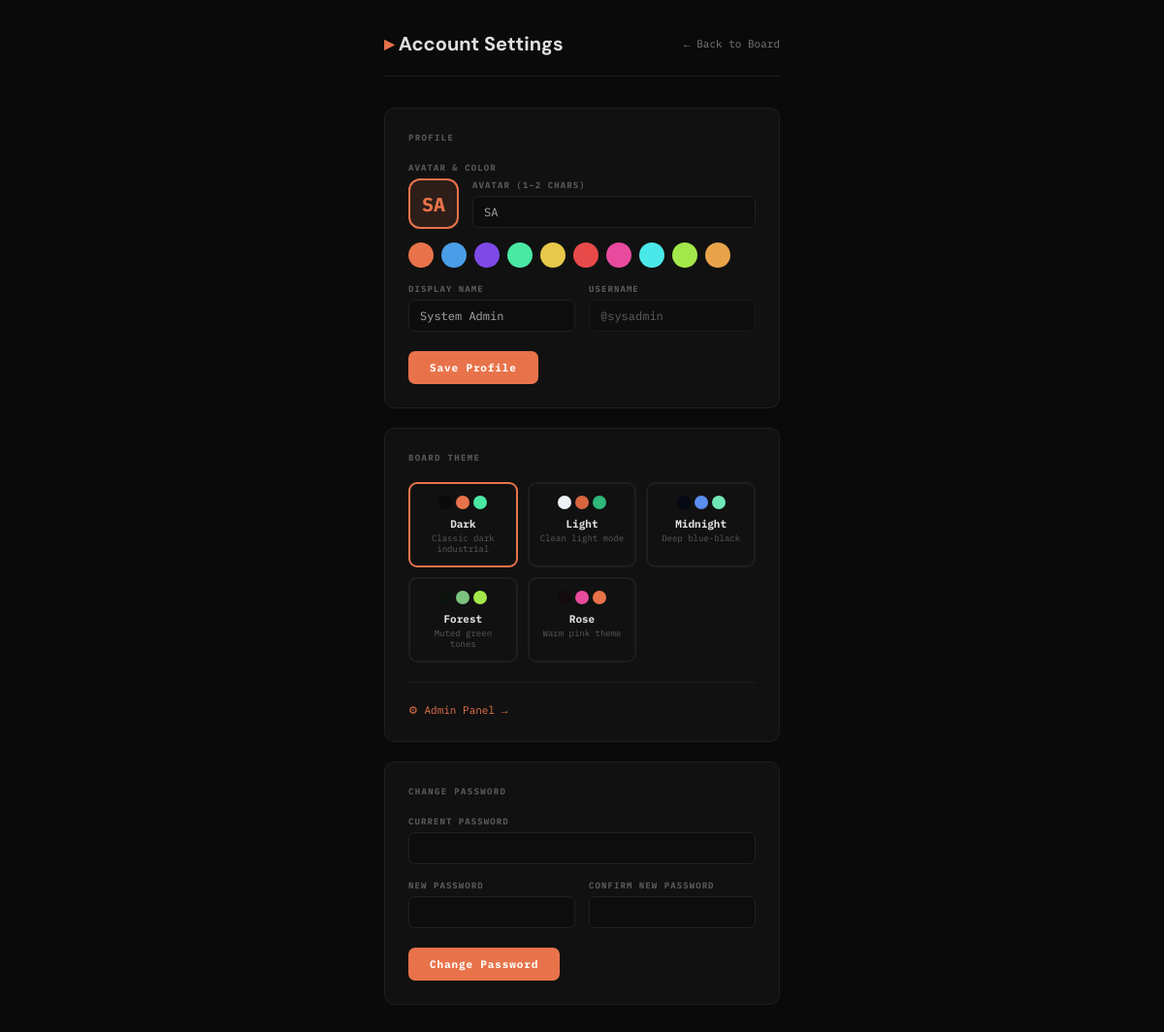
The page /settings.php (signed in) on the database its author committed.
### tables this page shows
CREATE TABLE users (
    id           INTEGER PRIMARY KEY AUTOINCREMENT,
    username     TEXT UNIQUE NOT NULL,
    password     TEXT NOT NULL,
    display_name TEXT NOT NULL,
    avatar       TEXT NOT NULL,
    color        TEXT NOT NULL,
    role         TEXT NOT NULL DEFAULT 'member',
    created_at   DATETIME DEFAULT CURRENT_TIMESTAMP
);

### src/auth.php (called while the page is built, shortened)
<?php
function appBasePath(): string {
    $scriptName = $_SERVER['SCRIPT_NAME'] ?? '';
    $dir = str_replace('\\', '/', dirname($scriptName));
    if ($dir === '/' || $dir === '.') {
        return '';
    }
    return rtrim($dir, '/');
}
function appPath(string $path = ''): string {
    $base = appBasePath();
    $normalized = ltrim($path, '/');
    return ($base !== '' ? $base : '') . '/' . $normalized;
}

### public/settings.php (the view, shortened to what this page needs)
<?php
require_once '../src/auth.php';
$db   = getDB();
$ACCENT_COLORS = [
    '#e8734a', '#4a9ee8', '#7e4ae8', '#4ae8a3',
    '#e8c84a', '#e84a4a', '#e84a9e', '#4ae8e8',
    '#a3e84a', '#e8a34a',
];
$THEMES = [
    ['id' => 'dark',   'label' => 'Dark',   'desc' => 'Classic dark industrial'],
    ['id' => 'light',  'label' => 'Light',  'desc' => 'Clean light mode'],
    ['id' => 'midnight','label' => 'Midnight','desc' => 'Deep blue-black'],
    ['id' => 'forest', 'label' => 'Forest', 'desc' => 'Muted green tones'],
    ['id' => 'rose',   'label' => 'Rose',   'desc' => 'Warm pink theme'],
];
$stmt = $db->prepare("SELECT id, username, display_name, avatar, color, role FROM users WHERE id = ?");
$stmt->execute([$_SESSION['user_id']]);
$user = $stmt->fetch(PDO::FETCH_ASSOC);
?>
<!DOCTYPE html>
<html lang="en">
<head>
<link rel="stylesheet" href="<?= htmlspecialchars(appPath('assets/css/style.css')) ?>">
</head>
<body>
<div class="settings-wrap">
    <div class="settings-header">
        <div class="settings-title"><span>▸</span> Account Settings</div>
        <a href="<?= htmlspecialchars(appPath('index.php')) ?>" class="back-link">← Back to Board</a>
    </div>
    <div class="section-card">
        <div class="section-card-title">Profile</div>
        <form method="POST">
            <div class="form-group">
                <div class="field-label-sm">Avatar &amp; Color</div>
                <div class="avatar-row">
                    <div class="avatar-preview" id="avatar-preview"
                         style="color:<?= htmlspecialchars($user['color']) ?>;background:<?= htmlspecialchars($user['color']) ?>22;border-color:<?= htmlspecialchars($user['color']) ?>">
                        <span id="avatar-preview-text"><?= htmlspecialchars($user['avatar']) ?></span>
                    </div>
                    <div class="form-group" style="margin-bottom:0;flex:1">
                        <label class="field-label-sm" for="avatar-inp">Avatar (1–2 chars)</label>
                        <input type="text" id="avatar-inp" name="avatar"
                               maxlength="2" style="text-transform:uppercase"
                               value="<?= htmlspecialchars($user['avatar']) ?>">
                    </div>
                </div>
                <div class="color-row" id="color-row">
                    <?php foreach ($ACCENT_COLORS as $c): ?>
                    <label class="swatch-wrap" title="<?= htmlspecialchars($c) ?>">
                        <span class="dot" style="background:<?= htmlspecialchars($c) ?>"></span>
                    </label>
                    <?php endforeach; ?>
                </div>
            </div>
            <div class="form-row">
                <div class="form-group">
                    <label class="field-label-sm" for="display-name">Display Name</label>
                    <input type="text" id="display-name" name="display_name" maxlength="64"
                           value="<?= htmlspecialchars($user['display_name']) ?>">
                </div>
                <div class="form-group">
                    <label class="field-label-sm">Username</label>
                    <input type="text" value="@<?= htmlspecialchars($user['username']) ?>" disabled style="opacity:.5;cursor:not-allowed">
                </div>
            </div>
            <button type="submit" class="btn-save">Save Profile</button>
        </form>
    </div>
    <div class="section-card">
        <div class="section-card-title">Board Theme</div>
        <div class="theme-grid" id="theme-grid">
            <?php foreach ($THEMES as $th): ?>
            <label class="theme-card" id="theme-card-<?= $th['id'] ?>">
                <div class="theme-swatch-row" id="swatches-<?= $th['id'] ?>">
                </div>
                <div class="theme-card-name"><?= $th['label'] ?></div>
                <div class="theme-card-desc"><?= $th['desc'] ?></div>
            </label>
            <?php endforeach; ?>
        </div>
        <?php if (in_array($user['role'], ['admin', 'sysadmin'], true)): ?>
        <div style="margin-top:20px;padding-top:16px;border-top:1px solid var(--border)">
            <a href="<?= htmlspecialchars(appPath('admin.php')) ?>" style="font-size:11px;color:var(--accent);text-decoration:none">
                ⚙ Admin Panel →
            </a>
        </div>
        <?php endif; ?>
    </div>
    <div class="section-card">
        <div class="section-card-title">Change Password</div>
        <form method="POST">
            <div class="form-group">
                <label class="field-label-sm" for="current-pw">Current Password</label>
                <input type="password" id="current-pw" name="current_password" autocomplete="current-password">
            </div>
            <div class="form-row">
                <div class="form-group">
                    <label class="field-label-sm" for="new-pw">New Password</label>
                    <input type="password" id="new-pw" name="new_password" autocomplete="new-password" minlength="8">
                </div>
                <div class="form-group">
                    <label class="field-label-sm" for="confirm-pw">Confirm New Password</label>
                    <input type="password" id="confirm-pw" name="confirm_password" autocomplete="new-password">
                </div>
            </div>
            <button type="submit" class="btn-save">Change Password</button>
        </form>
    </div>
</div>
</body>
</html>

### public/assets/css/style.css (style rules this page uses)
*, *::before, *::after { box-sizing: border-box; margin: 0; padding: 0; }
:root { --bg: #0a0a0a; --bg-2: #0d0d0d; --bg-3: #111; --bg-4: #161616; --bg-5: #1a1a1a; --border: #1e1e1e; --border-2: #222; --border-3: #2a2a2a; --text: #e0e0e0; --text-2: #aaa; --text-3: #7a7a7a; --text-4: #5a5a5a; --text-5: #4a4a4a; --accent: #e8734a; --green: #4ae8a3; --yellow: #e8c84a; --blue: #4a9ee8; --red: #e84a4a; --font-mono: 'IBM Plex Mono', 'Courier New', monospace; --font-sans: 'DM Sans', system-ui, sans-serif; --radius: 7px; --radius-lg: 10px; }
html { scroll-behavior: smooth; }
body { background: var(--bg); color: var(--text); font-family: var(--font-mono); min-height: 100vh; display: flex; flex-direction: column; overflow-x: hidden; }
input[type="text"], input[type="password"], textarea, select { background: var(--bg-2); border: 1px solid var(--border-2); border-radius: var(--radius); color: var(--text-2); font-family: var(--font-mono); font-size: 12px; padding: 8px 11px; outline: none; transition: border-color .15s; width: 100%; }

### public/settings.php (style rules this page uses)
.settings-wrap { max-width: 680px; margin: 0 auto; padding: 32px 24px; }
.settings-header { display: flex; align-items: center; justify-content: space-between; margin-bottom: 32px; border-bottom: 1px solid var(--border); padding-bottom: 20px; }
.settings-title { font-family: var(--font-sans); font-size: 20px; font-weight: 700; }
.settings-title span { color: var(--accent); }
.back-link { font-size: 11px; color: var(--text-3); text-decoration: none; display: flex; align-items: center; gap: 6px; transition: color .15s; }
.section-card { background: var(--bg-3); border: 1px solid var(--border); border-radius: var(--radius-lg); padding: 24px; margin-bottom: 20px; }
.section-card-title { font-size: 9px; font-weight: 800; letter-spacing: .15em; text-transform: uppercase; color: var(--text-4); margin-bottom: 20px; }
.form-group { display: flex; flex-direction: column; gap: 6px; margin-bottom: 16px; }
.form-group:last-child { margin-bottom: 0; }
.form-row { display: flex; gap: 14px; }
.form-row .form-group { flex: 1; }
.field-label-sm { font-size: 9px; font-weight: 700; letter-spacing: .12em; text-transform: uppercase; color: var(--text-4); }
.btn-save { background: var(--accent); border: none; border-radius: var(--radius); color: #fff; cursor: pointer; font-family: var(--font-mono); font-size: 11px; font-weight: 700; letter-spacing: .08em; padding: 10px 22px; transition: opacity .15s; margin-top: 4px; }
.avatar-preview { width: 52px; height: 52px; border-radius: 12px; display: flex; align-items: center; justify-content: center; font-weight: 700; font-size: 20px; border: 2px solid currentColor; flex-shrink: 0; transition: background .2s, color .2s; }
.avatar-row { display: flex; gap: 14px; align-items: center; }
.avatar-row .form-group { flex: 1; margin-bottom: 0; }
.color-row { display: flex; gap: 8px; flex-wrap: wrap; margin-top: 8px; }
.swatch-wrap { position: relative; }
.swatch-wrap .dot { width: 26px; height: 26px; border-radius: 50%; cursor: pointer; border: 3px solid transparent; display: block; transition: transform .12s, border-color .12s; }
.theme-grid { display: grid; grid-template-columns: repeat(auto-fill, minmax(110px,1fr)); gap: 10px; }
.theme-card { border: 2px solid var(--border); border-radius: 9px; padding: 12px 10px; cursor: pointer; transition: border-color .15s; text-align: center; position: relative; }
.theme-card.selected { border-color: var(--accent); }
.theme-card-name { font-size: 11px; font-weight: 700; margin-bottom: 2px; }
.theme-card-desc { font-size: 9px; color: var(--text-4); }
.theme-swatch-row { display: flex; gap: 4px; justify-content: center; margin-bottom: 8px; }

### rows shown on the page
users: avatar "SA", display_name "System Admin", username "@sysadmin"

### other values the page prints
$th['label'] "Dark"
$th['desc'] "Classic dark industrial"
$th['label'] "Light"
$th['desc'] "Clean light mode"
$th['label'] "Midnight"
$th['desc'] "Deep blue-black"
$th['label'] "Forest"
$th['desc'] "Muted green tones"
$th['label'] "Rose"
$th['desc'] "Warm pink theme"
